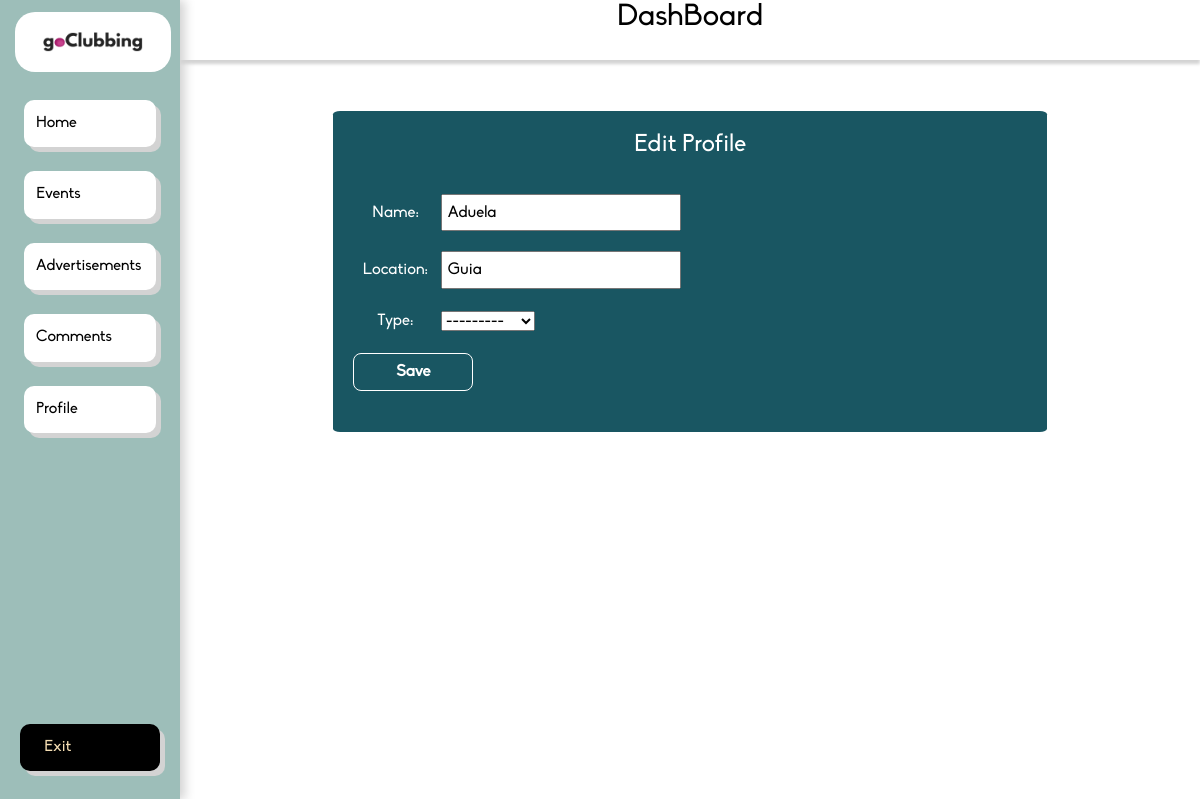
/dashboard/event/4, run on the app's committed database.
### app/models.py (models this page shows, shortened)
class Event(models.Model):
    name = models.CharField(max_length=100)
    location = models.CharField(max_length=100)
    datetime = models.DateTimeField(auto_now=False, auto_now_add=False)
    type = models.ForeignKey(Event_Type, on_delete=models.CASCADE)
    theme = models.CharField(max_length=100)
    min_age = models.IntegerField()
    organization = models.CharField(max_length=100)
    dress_code = models.CharField(max_length=100)
    business = models.ForeignKey(Business, on_delete=models.CASCADE)

### app/views.py (the view)
# urls.py: path('dashboard/event/<int:num>', dashboard_event, name='dashboard_event'),
def dashboard_event(request, num):
    event = Event.objects.get(id=num)
    if request.method == 'POST':
        form = EditEventForm(request.POST)
        if form.is_valid():
            return render(request, "dash_home.html")
        else:
            form = EditEventForm(initial={'name': event.name, 'location': event.location, 'datetime': event.datetime, 'theme': event.theme, 'min_age': event.min_age, 'organization': event.organization, 'dress_code': event.dress_code})
            return render(request, "dash_event.html", {'form': form, 'error': True, 'eventid': num})
    else:
        form = EditEventForm(initial={'name': event.name, 'location': event.location, 'datetime': event.datetime, 'theme': event.theme, 'min_age': event.min_age, 'organization': event.organization, 'dress_code': event.dress_code})
    return render(request, "dash_event.html", {'form': form, 'error': False, 'eventid': num})

### app/forms.py
class EditEventForm(forms.Form):
    name = forms.CharField(label="Name:", max_length=100)
    location = forms.CharField(label="Location:", max_length=100)
    datetime = forms.DateTimeField(label="Date:")
    type = forms.ModelChoiceField(queryset=Event_Type.objects)
    theme = forms.CharField(label="Theme:", max_length=100)
    min_age = forms.IntegerField(label="Minimum age:")
    organization = forms.CharField(label="Organization:", max_length=100)
    dress_code = forms.CharField(label="Dress Code:", max_length=100)

### app/models.py (called while the page is built)
    def __str__(self):
        return self.name

### app/templates/dash_event.html (shortened to what this page needs)
{% extends "dashboard.html" %}
{% load static %}
{% block content %}
    <div id="formus">
        <form action="." method="post">
            <h4 class="form-title">Edit Profile</h4>
            <div class="form-group">
                {{ form.name.label_tag }}
                {{ form.name }}
            </div>
            <div class="form-group">
                {{ form.location.label_tag }}
                {{ form.location }}
            </div>
            <div class="form-group">
                {{ form.type.label_tag }}
                {{ form.type }}
            </div>
            <div class="form-group col-md-offset-2 col-md-10">
                <a type="submit" value="Save" class="btn btn-default" href="{% url 'dashboard_home' %}">Save</a>
            </div>
        </form>
    </div>
{% endblock %}

### app/static/css/dashboard.css (style rules this page uses)
html, body { margin: 0; height: 100%; width: 100%; overflow: auto; }
#formus { background-color: rgba(0,68,82,0.9); border-radius: 1%; height: fit-content; width: 70%; margin: 5% auto; padding: 2%; color: white; }
.form-title { margin-bottom: 5%; }
.form-title, #formus label { color: white; z-index: 2; text-align: center; }
.form-group { margin-bottom: 3%; }
#formus label { border: #a22db0; width: 7vw; }
#formus input { padding: 0.7%; width: 20vw; }
.btn { border-radius: 8px !important; border-color: white !important; color: white !important; width: 10vw !important; font-weight: bold!important; }

### app/templates/dashboard.html (style rules this page uses)
* { box-sizing: border-box; font-family: Biko, serif; }

### data on the page
Event: name "Aduela", location "Guia", type "---------"
